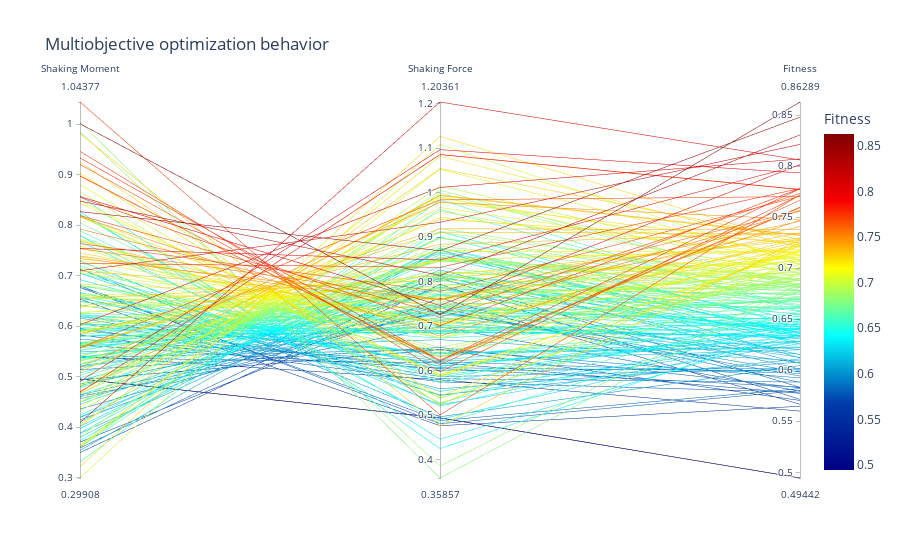

Notebook code for this chart:
### Markdown cell above
#### Shaking moment vs Shaking force

This graph shows the behavior of the Pareto efficient solutions, where the improvement on the optimization of one variable, directly affects others'.

### Code cell
fig = px.parallel_coordinates({"Shaking Moment": shMoments[optimal], "Shaking Force": shForces[optimal], "Fitness": fitness[optimal]}, title = "Multiobjective optimization behavior",
                            color = "Fitness",
                            color_continuous_scale=px.colors.sequential.Jet)
fig.show()

### Figure 1 — Plotly figure (JSON) as saved in the notebook; plotly's stock layout.template omitted (floating-point values rounded to 4 significant figures; data arrays with more than 128 entries replaced by an {"elided": "..."} marker saying what was removed)
{"data": [{"dimensions": [{"label": "Shaking Moment", "values": {"elided": "250 float values"}}, {"label": "Shaking Force", "values": {"elided": "250 float values"}}, {"label": "Fitness", "values": {"elided": "250 float values"}}], "domain": {"x": [0, 1], "y": [0, 1]}, "line": {"color": {"elided": "250 float values"}, "coloraxis": "coloraxis"}, "name": "", "type": "parcoords"}], "layout": {"coloraxis": {"colorbar": {"title": {"text": "Fitness"}}, "colorscale": [[0, "rgb(0,0,131)"], [0.2, "rgb(0,60,170)"], [0.4, "rgb(5,255,255)"], [0.6, "rgb(255,255,0)"], [0.8, "rgb(250,0,0)"], [1, "rgb(128,0,0)"]]}, "legend": {"tracegroupgap": 0}, "title": {"text": "Multiobjective optimization behavior"}}}
